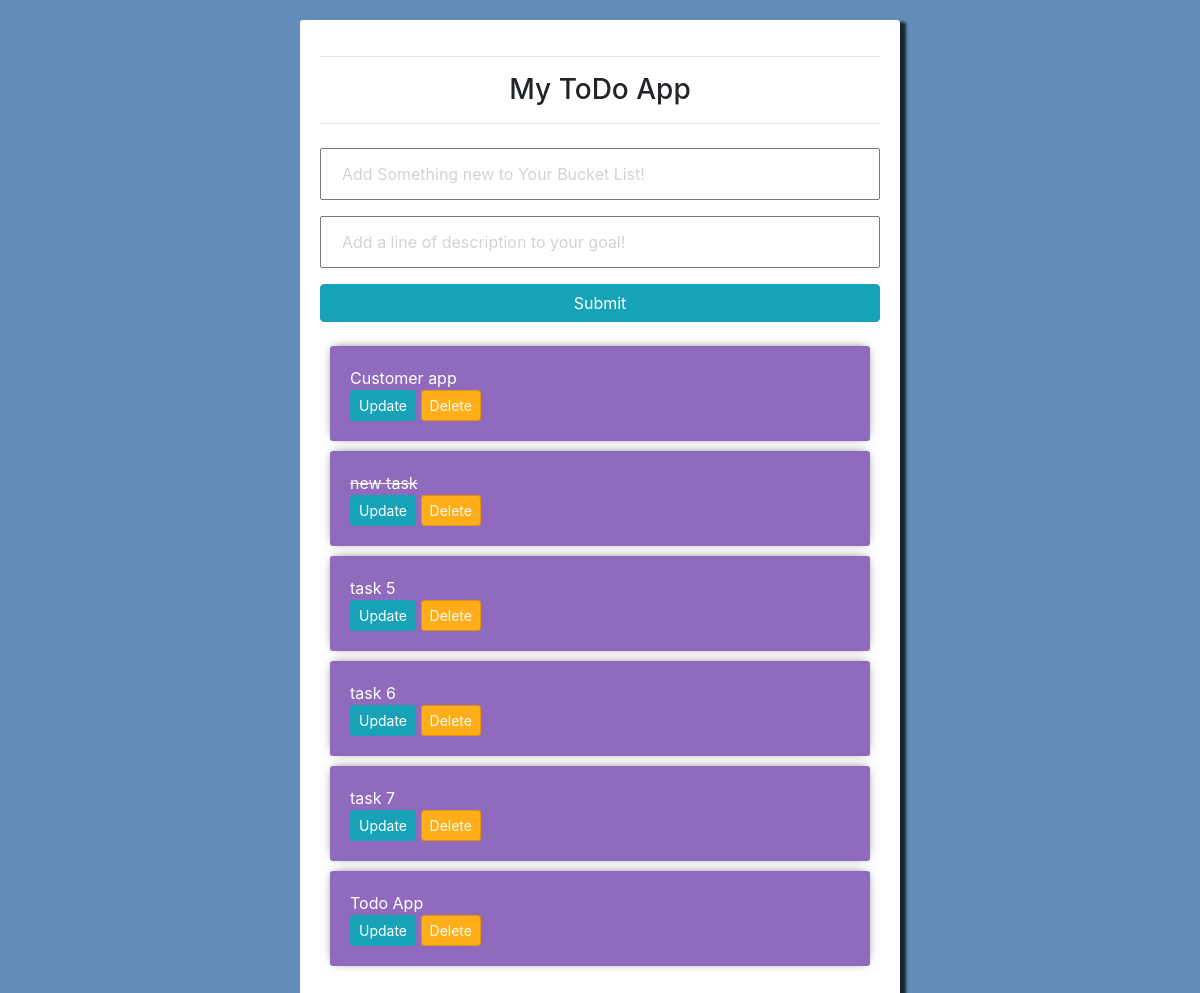
Before: / with the older database file.
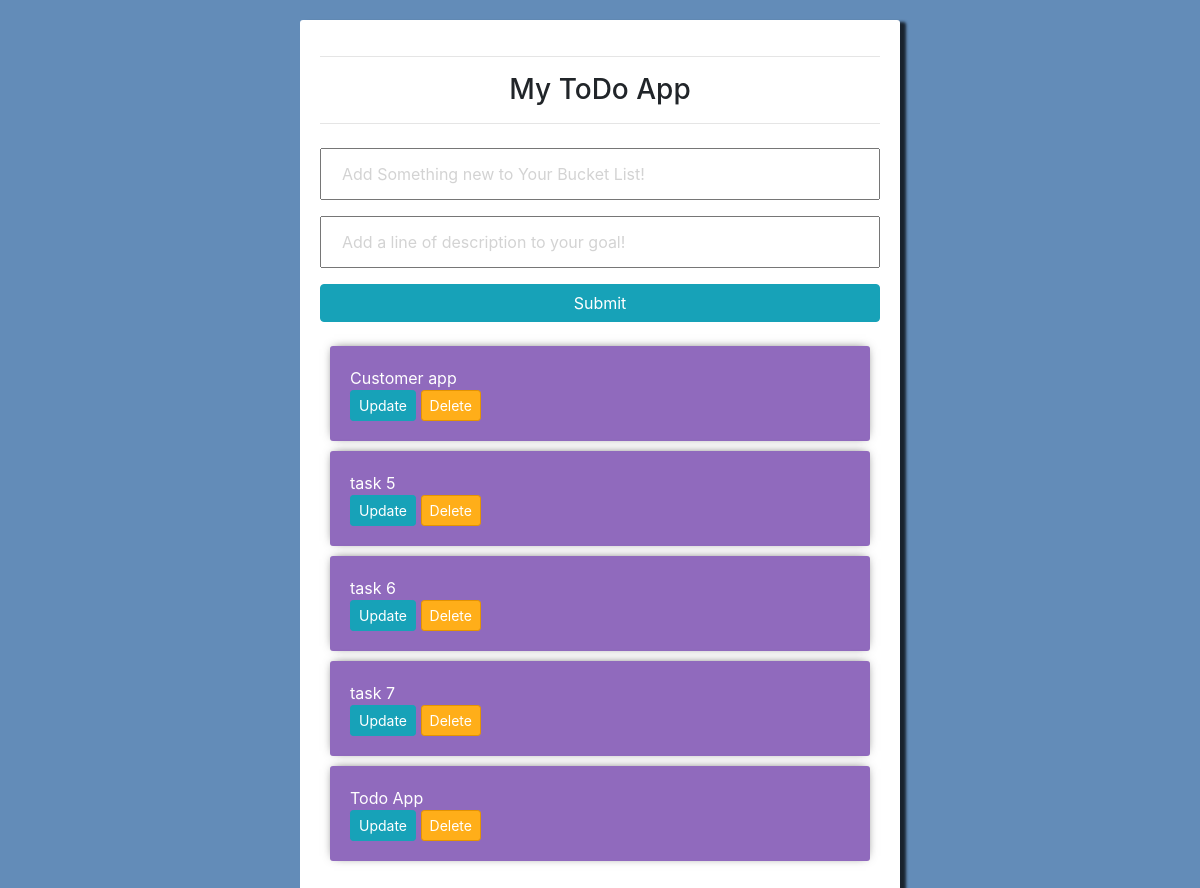
After: the same page with the newer database file.
### task/models.py (models this page shows, shortened)
class Tasks(models.Model):
    title = models.CharField(max_length=50)
    description = models.TextField(max_length=500)
    completed = models.BooleanField(default=False)
    created = models.DateTimeField(auto_now_add=True)

### task/views.py (the view)
# urls.py: path('', views.index, name='list'),
def index(request):
    tasks = Tasks.objects.all()
    form = TasksForm()
    if request.method == 'POST':
        form = TasksForm(request.POST)
        if form.is_valid():
            form.save()
            return redirect('/')
    context = {'tasks': tasks, 'form':form}
    return render(request, 'task/list.html', context)

### task/forms.py
class TasksForm(forms.ModelForm):
    title = forms.CharField(widget=forms.TextInput(attrs={'placeholder':'Add Something new to Your Bucket List!'}))
    description = forms.CharField(widget=forms.TextInput(attrs={'placeholder':'Add a line of description to your goal!'}))
    class Meta:
        model = Tasks
        fields = '__all__'

### task/templates/task/list.html (shortened to what this page needs)
{% extends 'task/base.html' %}
{% block content %}
    <form method="POST" action="/">
        {{ form.title }}
        {{ form.description }}
    <input class="btn btn-info" type="submit" name="Add Task">
    </form>
    {% for task in tasks %}
        <div class="item-row">
            {% if task.completed == True %}
            <strike>{{ task.title }}</strike>
            {% else %}
            <span>{{ task.title }}</span>
            {% endif %}<br>
            <a class="btn btn-sm btn-info" href="{% url 'update' task.id %}">Update</a>
            <a class="btn btn-sm btn-danger"href="{% url 'delete' task.id %}"> Delete</a>
        </div>
    {% endfor %}
</div>
{% endblock %}

Changed rows visible on the page:
removed Tasks: title "new task"
